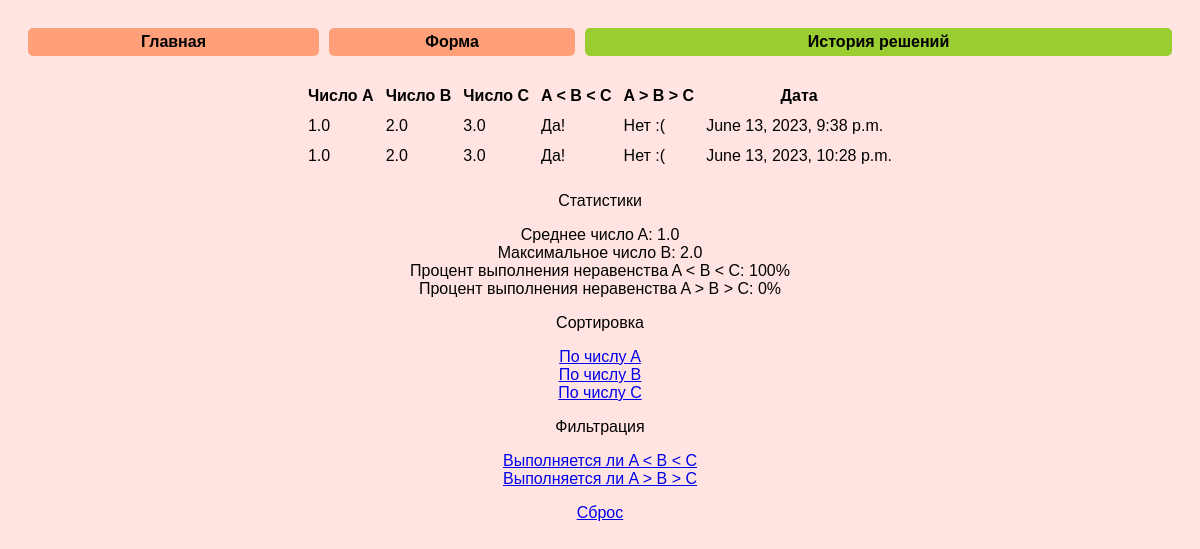
Page /algo/history/ on the committed database.
### algo/models.py (models this page shows, shortened)
class Result(models.Model):
    task = models.OneToOneField(
        Task,
        on_delete=models.CASCADE,
        primary_key=True,
    )
    is_increasing = models.BooleanField()
    is_decreasing = models.BooleanField()

class Task(models.Model):
    a = models.FloatField()
    b = models.FloatField()
    c = models.FloatField()
    timestamp = models.DateTimeField(auto_now=True)

### algo/views.py (the view)
# urls.py: path("history/", views.ResultListView.as_view(), name="history"),
class ResultListView(generic.ListView):
    model = Result
    template_name = "algo/history.html"
    context_object_name = "results"
    def get(self, *args, **kwargs):
        if not Result.objects.exists():
            return redirect("algo:empty_history")
        return super().get(*args, **kwargs)
    def get_url_params(self):
        return {k: v[0] for k, v in dict(self.request.GET).items()}
    def get_context_data(self, **kwargs):
        context = super().get_context_data(**kwargs)
        context.update(**compute_stats(context["object_list"]))
        context.update(**sort_options())
        context.update(**filter_options())
        return context
    def get_queryset(self):
        queryset = Result.objects.all()
        url_params = self.get_url_params()
        order_by = url_params.get("order_by")
        if order_by:
            return queryset.order_by(order_by)
        filter_by = url_params.get("filter_by")
        if filter_by:
            return queryset.filter(**{filter_by: True})
        return queryset

### algo/utils.py (called while the page is built)
def format_stat(stat: float) -> str:
    return f"{stat:.1f}"

def format_stat_percent(stat: float) -> str:
    return f"{stat * 100:.0f}%"

def sort_options():
    return {
        "sort_options": [
            {
                "field": "task__a",
                "description": "Пo чиcлy A",
            },
            {
                "field": "task__b",
                "description": "Пo чиcлy B",
            },
            {
                "field": "task__c",
                "description": "Пo чиcлy C",
            },
        ],
    }

def filter_options():
    return {
        "filter_options": [
            {
                "field": "is_increasing",
                "description": "Выполняется ли A < B < C",
            },
            {
                "field": "is_decreasing",
                "description": "Выполняется ли A > B > C",
            },
        ],
    }

### algo/templates/algo/history.html (shortened to what this page needs)
{% extends "algo/menu.html" %} {% load static %} {% block content %}
<center>
    <table class="table table-bordered">
        <thead>
            <tr>
                <th scope="col">Число A</th>
                <th scope="col">Число B</th>
                <th scope="col">Число C</th>
                <th scope="col">A < B < C</th>
                <th scope="col">A > B > C</th>
                <th scope="col">Дата</th>
            </tr>
        </thead>
        <tbody style="border-top: 0px;">
            {% for result in results %}
            <tr>
                <td>{{ result.task.a }}</td>
                <td>{{ result.task.b }}</td>
                <td>{{ result.task.c }}</td>
                <td>{% if result.is_increasing %}Да!{% else %}Нет :({% endif %}</td>
                <td>{% if result.is_decreasing %}Да!{% else %}Нет :({% endif %}</td>
                <td>{{ result.task.timestamp }}</td>
            </tr>
            {% endfor %}
        </tbody>
    </table>
    <p>
        Статистики
    </p>
    <ul>
        {% for stat in stats %}
        <li>{{ stat.description }}: {{ stat.value }}</li>
        {% endfor %}
    </ul>
    <p>
        Сортировка
    </p>
    <ul>
        {% for sort_option in sort_options %}
        <li>
            <a href="{{ history }}?order_by={{ sort_option.field }}">
                {{ sort_option.description }}
            </a>
        </li>
        {% endfor %}
    </ul>
    <p>
        Фильтрация
    </p>
    <ul>
        {% for filter_option in filter_options %}
        <li>
            <a href="{{ history }}?filter_by={{ filter_option.field }}">
                {{ filter_option.description }}
            </a>
        </li>
        {% endfor %}
    </ul>
    <p>
        <a href="{{ history }}">Сброс</a>
    </p>
</center>
{% endblock content %}

### algo/static/algo/css/navigation.css (style rules this page uses)
body { background: #FFE4E1; font-family: "Comic Sans MS", cursive, sans-serif; }
table { border-spacing: 10px; }

### algo/templates/algo/history.html (style rules this page uses)
ul { list-style-type: none; padding: 0; margin: 0; }

### rows in the picture
Result: task.a "1.0", task.b "2.0", task.c "3.0", is_increasing "Да!", is_decreasing "Нет :(", task.timestamp "June 13, 2023, 9:38 p.m."
Result: task.a "1.0", task.b "2.0", task.c "3.0", is_increasing "Да!", is_decreasing "Нет :(", task.timestamp "June 13, 2023, 10:28 p.m."

### other values in the picture
{{ stat.description }} "Cpeднee чиcлo A" "Maкcимaльнoe чиcлo B" "Пpoцeнт выпoлнeния нepaвeнcтвa A < B < C" "Пpoцeнт выпoлнeния нepaвeнcтвa A > B > C"
{{ stat.value }} "1.0" "2.0" "100%" "0%"
{{ sort_option.description }} "Пo чиcлy A" "Пo чиcлy B" "Пo чиcлy C"
{{ filter_option.description }} "Выполняется ли A < B < C" "Выполняется ли A > B > C"
